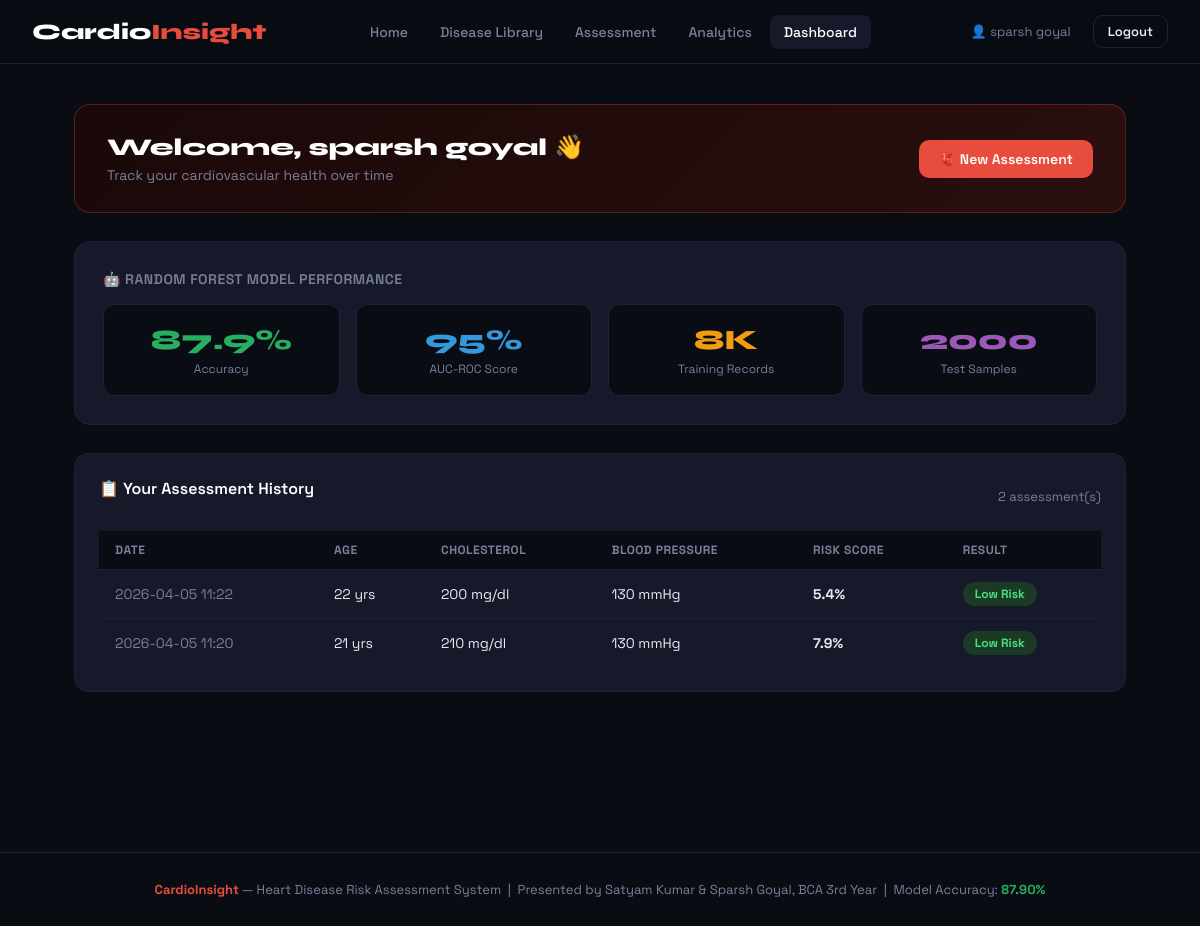
The app's page /dashboard (signed in) with its own data.
### tables this page shows
CREATE TABLE users (
        id         INTEGER PRIMARY KEY AUTOINCREMENT,
        name       TEXT NOT NULL,
        email      TEXT UNIQUE NOT NULL,
        password   TEXT NOT NULL,
        created_at TEXT DEFAULT CURRENT_TIMESTAMP
    );

CREATE TABLE assessments (
        id          INTEGER PRIMARY KEY AUTOINCREMENT,
        user_id     INTEGER,
        name        TEXT,
        age         INTEGER,
        sex         INTEGER,
        cholesterol INTEGER,
        bp          INTEGER,
        heart_rate  INTEGER,
        smoking     INTEGER,
        exercise    INTEGER,
        exang       INTEGER,
        ca          INTEGER,
        risk_score  REAL,
        risk_label  TEXT,
        created_at  TEXT DEFAULT CURRENT_TIMESTAMP,
        FOREIGN KEY(user_id) REFERENCES users(id)
    );

### app.py (the view)
@app.route('/dashboard')
@login_required
def dashboard():
    user      = get_user_by_id(session['user_id'])
    history   = get_user_assessments(session['user_id'])
    metrics   = get_metrics()
    return render_template('dashboard.html',
        user=user, history=history, metrics=metrics)

### app.py (called while the page is built)
def login_required(f):
    from functools import wraps
    @wraps(f)
    def decorated(*args, **kwargs):
        if 'user_id' not in session:
            flash('Please login to continue.', 'info')
            return redirect(url_for('login'))
        return f(*args, **kwargs)
    return decorated

### database.py (called while the page is built)
def get_db():
    conn = sqlite3.connect(DB_PATH)
    conn.row_factory = sqlite3.Row
    return conn

def get_user_by_id(user_id):
    conn = get_db()
    user = conn.execute('SELECT * FROM users WHERE id=?', (user_id,)).fetchone()
    conn.close()
    return dict(user) if user else None

def get_user_assessments(user_id):
    conn = get_db()
    rows = conn.execute(
        'SELECT * FROM assessments WHERE user_id=? ORDER BY created_at DESC',
        (user_id,)).fetchall()
    conn.close()
    return [dict(r) for r in rows]

### predictor.py (called while the page is built)
def _load():
    global _model, _scaler, _metrics
    if _model is None:
        _model   = pickle.load(open('models/rf_model.pkl', 'rb'))
        _scaler  = pickle.load(open('models/scaler.pkl',   'rb'))
        _metrics = json.load(open('models/metrics.json'))

def get_metrics():
    _load()
    return _metrics

### templates/dashboard.html (shortened to what this page needs)
{% extends "base.html" %}
{% block content %}
<div class="dash-wrap">
  <div class="welcome-bar">
    <div>
      <h2>Welcome, {{ user.name }} 👋</h2>
      <p>Track your cardiovascular health over time</p>
    </div>
    <a href="/assessment" class="btn btn-red">🫀 New Assessment</a>
  </div>
  <div class="model-card">
    <div class="card-title" style="font-size:14px;color:var(--muted);text-transform:uppercase;letter-spacing:.5px">
      🤖 Random Forest Model Performance
    </div>
    <div class="model-grid">
      <div class="metric-box">
        <div class="metric-val" style="color:var(--green)">{{ metrics.accuracy }}%</div>
        <div class="metric-lbl">Accuracy</div>
      </div>
      <div class="metric-box">
        <div class="metric-val" style="color:var(--blue)">{{ "%.0f"|format(metrics.auc*100) }}%</div>
        <div class="metric-lbl">AUC-ROC Score</div>
      </div>
      <div class="metric-box">
        <div class="metric-val" style="color:var(--orange)">{{ metrics.train_size|int // 1000 }}K</div>
        <div class="metric-lbl">Training Records</div>
      </div>
      <div class="metric-box">
        <div class="metric-val" style="color:var(--purple)">{{ metrics.test_size }}</div>
        <div class="metric-lbl">Test Samples</div>
      </div>
    </div>
  </div>
  <div class="card">
    <div style="display:flex;align-items:center;justify-content:space-between">
      <div class="card-title">📋 Your Assessment History</div>
      <span style="font-size:13px;color:var(--muted)">{{ history|length }} assessment(s)</span>
    </div>
    {% if history %}
    <table class="history-table">
      <tr>
        <th>Date</th><th>Age</th><th>Cholesterol</th>
        <th>Blood Pressure</th><th>Risk Score</th><th>Result</th>
      </tr>
      {% for h in history %}
      <tr>
        <td style="color:var(--muted)">{{ h.created_at[:16] }}</td>
        <td>{{ h.age }} yrs</td>
        <td>{{ h.cholesterol }} mg/dl</td>
        <td>{{ h.bp }} mmHg</td>
        <td><b>{{ h.risk_score }}%</b></td>
        <td>
          <span class="risk-pill
            {% if h.risk_label=='High Risk' %}high-risk
            {% elif h.risk_label=='Moderate Risk' %}moderate-risk
            {% else %}low-risk{% endif %}">
            {{ h.risk_label }}
          </span>
        </td>
      </tr>
      {% endfor %}
    </table>
    {% endif %}
  </div>
</div>
{% endblock %}

### templates/base.html (shortened to what this page needs)
<!DOCTYPE html>
<html lang="en">
<head>
</head>
<body>
<nav>
  <a href="/" class="nav-brand">Cardio<span>Insight</span></a>
  <div class="nav-links">
    <a href="/" {% if request.endpoint=='index' %}class="active"{% endif %}>Home</a>
    <a href="/library" {% if request.endpoint=='library' %}class="active"{% endif %}>Disease Library</a>
    {% if session.user_id %}
    <a href="/assessment" {% if request.endpoint=='assessment' %}class="active"{% endif %}>Assessment</a>
    <a href="/analytics" {% if request.endpoint=='analytics' %}class="active"{% endif %}>Analytics</a>
    <a href="/dashboard" {% if request.endpoint=='dashboard' %}class="active"{% endif %}>Dashboard</a>
    {% endif %}
  </div>
  <div class="nav-user">
    {% if session.user_id %}
      <a href="/profile" style="display:flex;align-items:center;gap:6px;padding:6px 10px;border-radius:8px;color:var(--muted);font-size:13px;transition:.2s" onmouseover="this.style.color='white'" onmouseout="this.style.color=''">👤 {{ session.user_name }}</a>
      <a href="/logout" class="btn btn-outline btn-sm">Logout</a>
    {% else %}
      <a href="/login" class="btn btn-outline btn-sm">Login</a>
      <a href="/register" class="btn btn-red btn-sm">Register</a>
    {% endif %}
  </div>
</nav>
{% block content %}{% endblock %}
<footer>
  <b>CardioInsight</b> — Heart Disease Risk Assessment System &nbsp;|&nbsp;
  Presented by Satyam Kumar &amp; Sparsh Goyal, BCA 3rd Year &nbsp;|&nbsp;
  Model Accuracy: <b style="color:var(--green)">87.90%</b>
</footer>
</body>
</html>

### templates/base.html (style rules this page uses)
:root { --bg:#0a0c14;--surface:#111422;--card:#161929;--border:#1e2235; --red:#e74c3c;--red2:#c0392b;--orange:#f39c12;--green:#27ae60; --blue:#3498db;--purple:#9b59b6; --text:#e8eaf0;--muted:#7a7f9a;--white:#ffffff; --radius:14px;--shadow:0 8px 32px rgba(0,0,0,.4); }
* { box-sizing:border-box;margin:0;padding:0 }
body { font-family:'Space Grotesk',sans-serif;background:var(--bg);color:var(--text);min-height:100vh }
a { color:inherit;text-decoration:none }
nav { position:sticky;top:0;z-index:100; background:rgba(10,12,20,.92);backdrop-filter:blur(12px); border-bottom:1px solid var(--border); display:flex;align-items:center;justify-content:space-between; padding:0 32px;height:64px; }
.nav-brand { font-family:'Syne',sans-serif;font-size:22px;font-weight:800;color:var(--white) }
.nav-brand span { color:var(--red) }
.nav-links { display:flex;gap:4px;align-items:center }
.nav-links a { padding:8px 14px;border-radius:8px;font-size:14px;font-weight:500;color:var(--muted);transition:.2s }
.nav-links a:hover,.nav-links a.active { color:var(--white);background:var(--card) }
.nav-user { display:flex;align-items:center;gap:12px }
.btn { display:inline-flex;align-items:center;gap:8px;padding:10px 20px;border-radius:10px;font-family:inherit;font-size:14px;font-weight:600;border:none;cursor:pointer;transition:.2s;text-decoration:none }
.btn-red { background:var(--red);color:#fff }
.btn-outline { background:transparent;color:var(--text);border:1px solid var(--border) }
.btn-sm { padding:7px 14px;font-size:13px }
.card { background:var(--card);border:1px solid var(--border);border-radius:var(--radius);padding:24px }
.card-title { font-size:16px;font-weight:600;color:var(--white);margin-bottom:16px }
footer { margin-top:80px;border-top:1px solid var(--border);padding:28px;text-align:center;color:var(--muted);font-size:13px }
footer b { color:var(--red) }

### templates/dashboard.html (style rules this page uses)
.dash-wrap { max-width:1100px;margin:0 auto;padding:40px 24px 80px }
.welcome-bar { background:linear-gradient(135deg,#1a0808,#2a0f0f); border:1px solid rgba(231,76,60,.3);border-radius:16px; padding:28px 32px;margin-bottom:28px; display:flex;align-items:center;justify-content:space-between; }
.welcome-bar h2 { font-family:'Syne',sans-serif;font-size:24px;font-weight:800;color:var(--white) }
.welcome-bar p { margin-top:4px;color:var(--muted);font-size:14px }
.model-card { background:var(--card);border:1px solid var(--border);border-radius:16px; padding:28px;margin-bottom:28px; }
.model-grid { display:grid;grid-template-columns:repeat(4,1fr);gap:16px;margin-top:16px }
.metric-box { background:var(--bg);border:1px solid var(--border);border-radius:12px; padding:18px;text-align:center; }
.metric-val { font-family:'Syne',sans-serif;font-size:28px;font-weight:800;color:var(--white) }
.metric-lbl { margin-top:4px;font-size:12px;color:var(--muted) }
.history-table { width:100%;border-collapse:collapse;margin-top:16px }
.history-table th { background:var(--bg);padding:11px 16px;text-align:left; font-size:12px;text-transform:uppercase;letter-spacing:.5px; color:var(--muted);border-bottom:1px solid var(--border); }
.history-table td { padding:12px 16px;border-bottom:1px solid var(--border);font-size:14px }
.history-table tr:last-child td { border-bottom:none }
.risk-pill { display:inline-block;padding:4px 12px;border-radius:20px; font-size:12px;font-weight:700; }
.low-risk { background:#1a3a26;color:#4ade80 }

### records on screen
users: name "sparsh goyal"
assessments: created_at "2026-04-05 11:22", age "22", cholesterol "200", bp "130", risk_score "5.4", risk_label "Low Risk"
assessments: created_at "2026-04-05 11:20", age "21", cholesterol "210", bp "130", risk_score "7.9", risk_label "Low Risk"

### other values on screen
{{ session.user_name }} "sparsh goyal"
{{ metrics.accuracy }} "87.9"
{{ "%.0f"|format(metrics.auc*100) }} "95"
{{ metrics.train_size|int // 1000 }} "8"
{{ metrics.test_size }} "2000"
{{ history|length }} "2"
